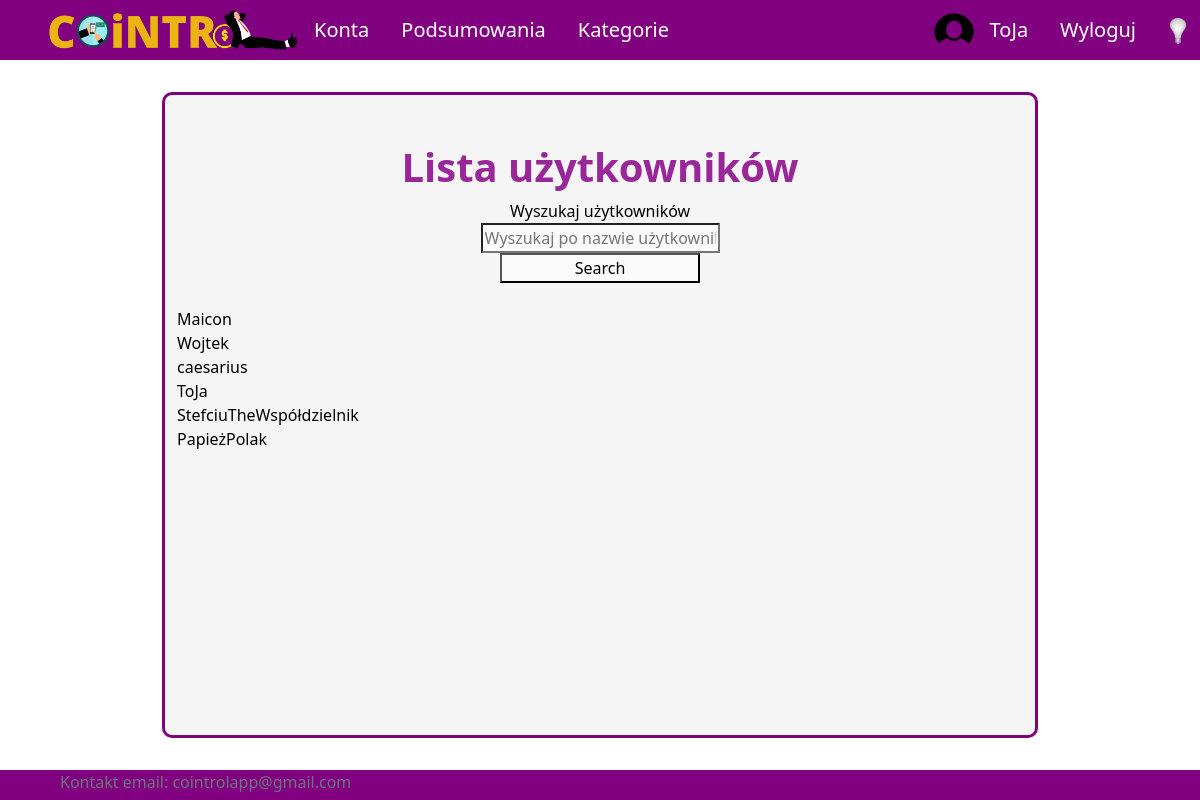
/profiles (signed in), run on the app's committed database.
### UsersApp/models.py (models this page shows, shortened)
class Profile(models.Model):
    user = models.OneToOneField(User, on_delete=models.CASCADE, null=True, blank=True)
    name = models.CharField(max_length=200, blank=True, null=True)
    email = models.EmailField(max_length=400, null=True, blank=True)
    username = models.CharField(max_length=200, blank=True, null=True)
    currency = models.ForeignKey('Currency', on_delete=models.SET_NULL, null=True)
    image = models.ImageField(null=True, blank=True, upload_to="images/", default="images/default-user.png")
    created = models.DateTimeField(auto_now_add=True)
    id = models.UUIDField(default=uuid.uuid4, unique=True,
                            primary_key=True, editable=False)

### UsersApp/views/user_views.py (the view)
# urls.py: path('profiles', views.allProfiles, name='profiles'),
@login_required(login_url='login')
def allProfiles(request):
    profiles = Profile.objects.all()
    search_query = ''
    if request.GET.get('search_query'):
        search_query = request.GET.get('search_query')
    profiles= Profile.objects.filter(username__icontains=search_query)
    context = {'search_query' : search_query, 'profiles' : profiles}
    return render(request, 'application/profiles-list.html', context)

### templates/application/profiles-list.html (shortened to what this page needs)
{% extends 'application/base.html' %}
{% block content %}
<div class="title">
    <h1>Lista użytkowników</h1>
</div>
<form method="GET" action="{% url 'profiles' %}">
    <label for="search-bar">Wyszukaj użytkowników </label>
    <input id="search-bar" type="text" name="search_query" value="{{search_query}}" placeholder="Wyszukaj po nazwie użytkownika" />
    <input type="submit" value="Search" />
</form>
<br />
{% for profile in profiles %}
    {{profile.username}}
    <br />
{% endfor%}
{% endblock %}

### templates/application/base.html (shortened to what this page needs)
{%load static%}
<!DOCTYPE html>
<html lang="pl">
<head>
    <link href="https://cdn.jsdelivr.net/npm/bootstrap@5.2.2/dist/css/bootstrap.min.css" rel="stylesheet">
    <link rel="stylesheet" type="text/css" href="{% static 'css/style.css' %}">
</head>
<body onload="checkColorMode()">
    <nav class="nav" id="navigation">
        {% if user.is_authenticated %}
        <ul class="nav justify-content-start">
            <li class="nav-item" id="logo-li"><a id="logo-link" class="nav-link" href="{% url 'home' %}">
                <img onmouseover="logoHover()" onmouseout="logoOut()" id="app-logo" src="{% static 'images/logo.png' %}">
            </a>
            <li class="nav-item mobile-menu"><a class="nav-link" href="{% url 'all-accounts' %}">Konta</a></li>
            <li class="nav-item mobile-menu"><a class="nav-link" href="{% url 'summary' %}">Podsumowania</a></li>
            <li class="nav-item mobile-menu"><a class="nav-link" href="{% url 'all-categories' %}">Kategorie</a></li>
        </ul>
        <ul class="nav justify-content-end user-image">
            <img id="user-image" src="{{ user.profile.image.url }}" alt="user image">
            <li class="nav-item"><a class="nav-link" href="{% url 'profile' %}">{{ user.username }}</a></li>
            <li class="nav-item"><a class="nav-link" href="{% url 'logout' %}">Wyloguj</a></li>
        </ul>
        {% endif %}
        <button onclick="darkMode()" id="dark-mode-button"><img id="light-bulb" src="{% static 'images/bulb_off.png' %}" /></button>
    </nav>
    <div id = "site-content">
        {% block content %}
        {% endblock %}
    </div>
    <footer class="footer">
        <div class="container">
            <span class="text-muted">
                <address>
                    Kontakt email: <a class="email" href="mailto:cointrolapp@gmail.com">cointrolapp@gmail.com
                </address>
            </span>
        </div>
    </footer>
</body>
</html>

### aplication/static/css/style.css (style rules this page uses)
body { background-color: white; color: black; }
#navigation { position: fixed; top: 0; width: 100%; z-index: 9; }
a.nav-link { color: white; font-size: 20px; }
ul.nav { align-items: center; }
nav.nav { height: 60px; background-color: purple; justify-content: space-between; padding-left: 4vw; padding-right: 4vw; }
#user-image { border-radius: 50%; width: 40px; }
#logo-link { padding: 0; }
#app-logo { width: 250px; }
#site-content { min-height: calc(100vh - 4vh - (60px + 4vh) - 30px); padding-left: 1vw; padding-right: 1vw; padding-top: 1vh; padding-bottom: 1vh; width:73%; margin:auto; margin-top: calc(60px + 4vh); margin-bottom: 4vh; border: 3px solid purple; border-radius: 10px; background-color: whitesmoke; position: relative; }
#dark-mode-button { position: absolute; top: 16px; left: 97%; float:right; }
#dark-mode-button > img { width: 16px; }
div.title { padding-top: 5vh; display: flex; align-items: center; flex-direction: column; }
div.title h1 { color: #9a279a; font-size: 40px; font-weight: bold; text-align: center; }
form { display: flex; flex-direction: column; align-items: center; }
select, input { min-width: 200px; background-color: rgba(255, 255, 255, 0.5); color: #000000; }
footer { height: 30px; background-color: purple; justify-content: space-between; padding-left: 4vw; padding-right: 4vw; }
a.email { --bs-text-opacity: 1; color: inherit; text-decoration: none; }
button { background-color: rgba(0, 0, 0, 0); border: none; }

### data on the page
Profile: username "Maicon"
Profile: username "Wojtek"
Profile: username "caesarius"
Profile: username "ToJa"
Profile: username "StefciuTheWspółdzielnik"
Profile: username "PapieżPolak"

### other printed values
{{ user.username }} "ToJa"
